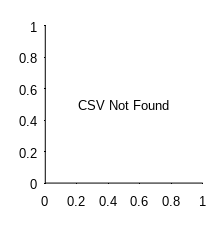
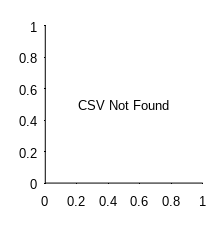

Source code (MATLAB) for these figures, in order:
function DrawHC_WAIC_Set1()
%% ==============================================================================
%  Draw HC WAIC Comparison Only (Set1) - Baseline Marker Added
%  Data: Set1_data.csv

%
%  Style:
%   - Arial 9pt, FontWeight 'normal'
%   - LineWidth 0.6 (thin axis lines)
%   - Canvas: 5.5 cm x 6.0 cm
%   - Axes Height: fixed at 4.0 cm
%   - Margins: Left 1.15 cm, Right 0.35 cm
%   - Feature: M3c is marked with a thicker vertical line
% ==============================================================================
    clc; close all;
    
    % -----------------------------
    % 0) Global font settings: Arial 9pt, force normal weight
    % -----------------------------
    set(groot, 'defaultAxesFontName', 'Arial');
    set(groot, 'defaultTextFontName', 'Arial');
    set(groot, 'defaultAxesFontSize', 9);
    set(groot, 'defaultTextFontSize', 9);
    set(groot, 'defaultAxesFontWeight', 'normal');
    set(groot, 'defaultTextFontWeight', 'normal');

    % ---------- PATHS ----------
    waic_csv = 'F:\PIT\model\EEGmodelHC\HC\results\stan\plot\Set1_data.csv';
    save_dir = 'F:\PIT\model\EEGmodelHC\HC\results\stan\plot\';
    
    % ---------- SETTINGS ----------
    figW_cm  = 5.5;   % 55 mm
    figH_cm  = 6.0;   % 60 mm
    fontSz   = 9;
    fontName = 'Arial';
    
    hc_c_best  = [229, 157, 66]/255;
    hc_c_other = [246, 228, 198]/255;
    
    % Line settings
    axisLW    = 0.6;    % axis line width
    zeroLW    = 0.5;    % thin zero line across the panel
    baseMkLW  = 2.0;    % thick baseline marker for M3c
    barEdgeLW = 0.5;    % bar edge width

    % ---------- FIGURE ----------
    f = figure('Units','centimeters', ...
        'Position',[10 10 figW_cm figH_cm], ...
        'Color','w', ...
        'PaperPositionMode','auto', ...
        'InvertHardcopy','off');
    
    set(f, 'PaperUnits','centimeters');
    set(f, 'PaperPosition',[0 0 figW_cm figH_cm]);
    set(f, 'PaperSize',[figW_cm figH_cm]);
    set(f, 'Renderer','painters');

    % ============================================================
    % Size control: fixed height = 40 mm
    % ============================================================
    axH_cm = 4.0;     % fixed height = 40 mm
    left_cm   = 1.15; % left margin
    right_cm  = 0.35; % right margin
    bottom_cm = 1.35; % bottom margin
    axW_cm = figW_cm - left_cm - right_cm;

    ax1 = axes('Parent', f, 'Units','centimeters', ...
        'Position',[left_cm, bottom_cm, axW_cm, axH_cm]);
    hold(ax1,'on');

    % Axis style
    set(ax1, 'XColor','k', 'YColor','k', ...
        'LineWidth', axisLW, ...
        'FontSize', fontSz, ...
        'FontName', fontName, ...
        'FontWeight', 'normal', ...
        'TickDir', 'out', ...
        'Box', 'off');

    if exist(waic_csv,'file')
        T_waic = readtable(waic_csv);

        % 1) Model label mapping
        old_names = {'M9',  'M10', 'M12', 'M13', 'M14'};
        new_names = {'M3c', 'M4a', 'M4b', 'M4c', 'M4d'};
        waic_map  = containers.Map(old_names, new_names);
        
        T_waic.PaperLabel = cell(height(T_waic),1);
        for ii = 1:height(T_waic)
            mName = T_waic.model{ii};
            if isKey(waic_map, mName)
                T_waic.PaperLabel{ii} = waic_map(mName);
            else
                T_waic.PaperLabel{ii} = mName;
            end
        end

        % 2) Compute Delta
        base_model_raw = 'M9';
        base_idx = find(strcmp(T_waic.model, base_model_raw));
        if isempty(base_idx)
            warning('Ref model %s not found. Use max WAIC as baseline.', base_model_raw);
            [~, base_idx] = max(T_waic.WAIC);
        end
        base_val      = T_waic.WAIC(base_idx);
        T_waic.Delta  = T_waic.WAIC - base_val;
        T_waic.IsBest = (T_waic.WAIC == min(T_waic.WAIC));

        % 3) Reorder display
        disp_ord = {'M3c', 'M4a', 'M4b', 'M4c', 'M4d'};
        T_plot = table();
        for k = 1:numel(disp_ord)
            row = T_waic(strcmp(T_waic.PaperLabel, disp_ord{k}), :);
            if ~isempty(row)
                T_plot = [T_plot; row]; %#ok<AGROW>
            end
        end
        T_plot = flipud(T_plot);
        nb = height(T_plot);

        % 4) Draw bars
        for k = 1:nb
            val = T_plot.Delta(k);
            fc  = T_plot.IsBest(k)*hc_c_best + (~T_plot.IsBest(k))*hc_c_other;
            % LineWidth here controls the bar border
            barh(ax1, k, val, 0.65, 'FaceColor', fc, 'EdgeColor','k', 'LineWidth', barEdgeLW);
        end

        % 5) Set Y axis
        yL = [0.4 nb+0.6];
        set(ax1, 'YLim', yL, 'YTick', 1:nb, 'YTickLabel', T_plot.PaperLabel);

        % 6) Set X axis (reversed)
        min_v = min(T_plot.Delta);
        max_v = max(T_plot.Delta);
        limit_low  = min(min_v, 0);
        limit_high = max(max_v, 0);
        step = 50;
        grid_low  = floor(limit_low/step)*step;
        grid_high = ceil(limit_high/step)*step;
        if grid_high == grid_low
            grid_high = grid_low + step;
        end
        set(ax1, 'XLim', [grid_low grid_high], 'XDir','reverse');

        % 7) Draw zero line and baseline marker
        
        % A. Thin zero line across the full panel
        line(ax1, [0 0], yL, 'Color', 'k', 'LineWidth', zeroLW);
        
        % B. Thick short vertical line at M3c as the baseline marker
        idx_M3c = find(strcmp(T_plot.PaperLabel, 'M3c'));
        if ~isempty(idx_M3c)
            % [idx_M3c-0.35, idx_M3c+0.35] matches the bar height range
            hThick = line(ax1, [0 0], [idx_M3c-0.35, idx_M3c+0.35], ...
                'Color', 'k', 'LineWidth', baseMkLW);
            uistack(hThick, 'top'); % keep the thick line on top
        end

        % X-axis label
        xlabel(ax1, '{\Delta}log model evidence (WAIC)', ...
            'FontSize', fontSz, 'FontName', fontName, 'FontWeight', 'normal');
    else
        text(ax1, 0.5, 0.5, 'CSV Not Found', 'HorizontalAlignment','center', ...
            'FontName', fontName, 'FontSize', fontSz, 'FontWeight', 'normal');
    end

    % Final safeguard: enforce text properties
    set(findall(f, '-property', 'FontWeight'), 'FontWeight', 'normal');
    set(findall(f, '-property', 'FontName'), 'FontName', fontName);
    set(findall(f, '-property', 'FontSize'), 'FontSize', fontSz);

    % ---------- SAVE ----------
    if ~exist(save_dir,'dir'), mkdir(save_dir); end
    outBase = fullfile(save_dir, 'HC_Set1_WAIC_BaselineBold');
    
    fprintf('Saving figure to: %s\n', outBase);
    print(f, [outBase '_lineart1000.tif'], '-dtiff', '-r1000');
    print(f, [outBase '.svg'], '-dsvg', '-r1000');
    fprintf('Done.\n');
end
